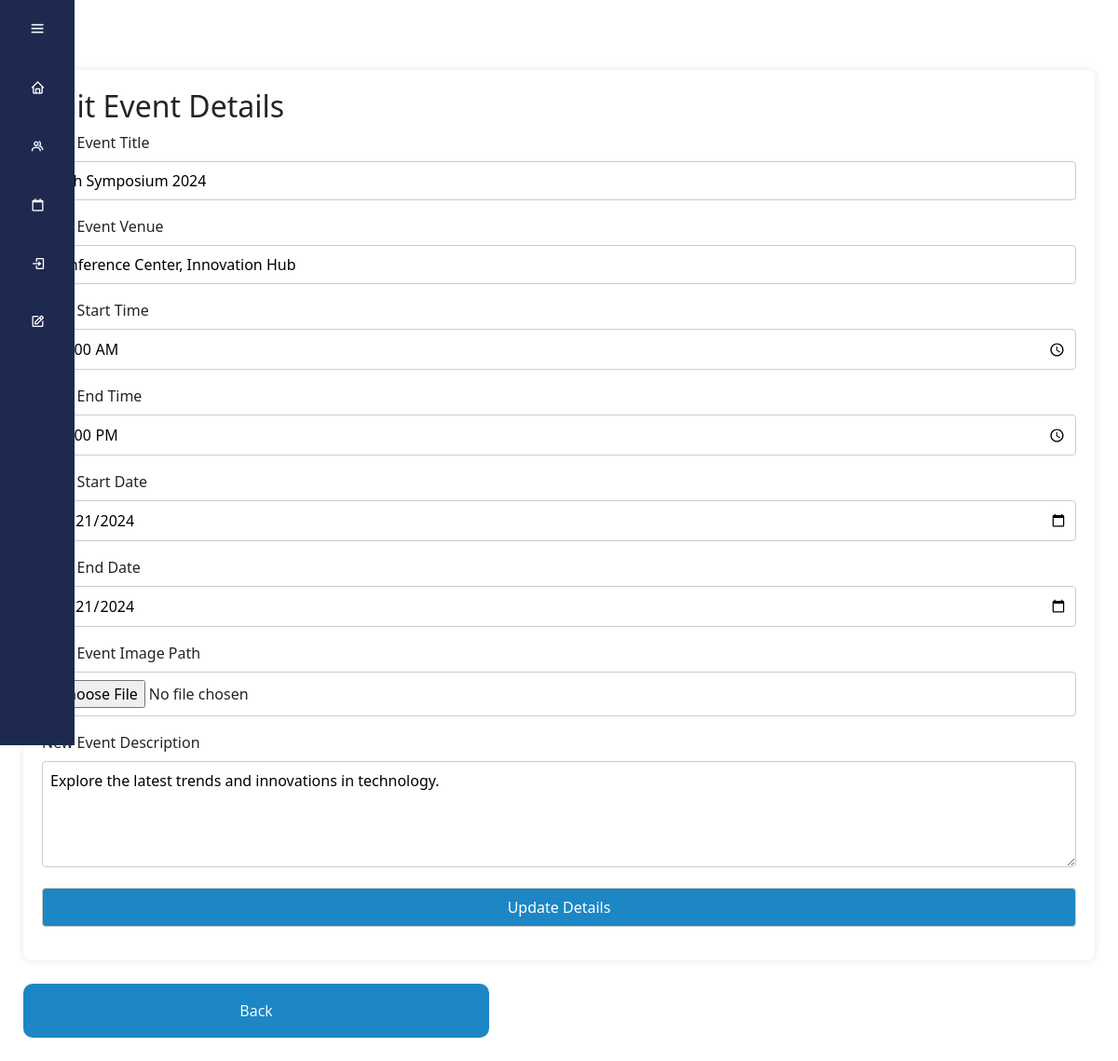
Screenshot of /Store/edit.php?id=17 with the database file from the repository.
### tables this page shows
CREATE TABLE `events` (
  `id` int(11) NOT NULL,
  `event_title` varchar(255) NOT NULL,
  `event_venue` varchar(255) NOT NULL,
  `start_time` time NOT NULL,
  `end_time` time NOT NULL,
  `start_date` date NOT NULL,
  `end_date` date NOT NULL,
  `event_image_path` varchar(255) DEFAULT NULL,
  `event_description` text NOT NULL,
  `club_id` int(11) NOT NULL,
  `user_id` int(11) DEFAULT NULL
);

### Store/edit.php (the view, shortened to what this page needs)
<?php
require_once('Part/db_controller.php');
require_once('Part/navbar.php');
if (isset($_GET['id']) && !empty($_GET['id'])) {
    $event_id = $_GET['id'];
    $sql = "SELECT * FROM events WHERE id = $event_id";
    $result = $conn->query($sql);
    if ($result->num_rows > 0) {
        $row = $result->fetch_assoc();
    } else {
        echo "Event not found";
    }
} else {
    echo "No event selected";
}
?>
<!DOCTYPE html>
<html lang="en">
<head>
    <link rel="stylesheet" href="style.css">
    <link rel="stylesheet" href="https://stackpath.bootstrapcdn.com/font-awesome/4.7.0/css/font-awesome.min.css">
</head>
<body>
    <div class="page-container">
        <form action="" method="post">
            <h2>Edit Event Details</h2>
            <label for="newEventTitle">New Event Title</label>
            <input type="text" id="newEventTitle" name="newEventTitle" value="<?php echo $row['event_title']; ?>">
            <label for="newEventVenue">New Event Venue</label>
            <input type="text" id="newEventVenue" name="newEventVenue" value="<?php echo $row['event_venue']; ?>">
            <label for="newStartTime">New Start Time</label>
            <input type="time" id="newStartTime" name="newStartTime" value="<?php echo $row['start_time']; ?>">
            <label for="newEndTime">New End Time</label>
            <input type="time" id="newEndTime" name="newEndTime" value="<?php echo $row['end_time']; ?>">
            <label for="newStartDate">New Start Date</label>
            <input type="date" id="newStartDate" name="newStartDate" value="<?php echo $row['start_date']; ?>">
            <label for="newEndDate">New End Date</label>
            <input type="date" id="newEndDate" name="newEndDate" value="<?php echo $row['end_date']; ?>">
            <label for="newEventImagePath">New Event Image Path</label>
            <input type="file" id="newEventImagePath" name="newEventImagePath">
            <label for="newEventDescription">New Event Description</label>
            <textarea id="newEventDescription" name="newEventDescription" rows="4"><?php echo $row['event_description']; ?></textarea>
            <input type="submit" value="Update Details">
        </form>
        <a href="event_single.php?id=<?php echo $event_id; ?>"><button class="btn">Back</button></a>
    </div>
</body>
</html>

### style.css (style rules this page uses)
* { margin: 0; padding: 0; box-sizing: border-box; font-family: 'Segoe UI', Tahoma, Geneva, Verdana, SansSerif; }
.page-container { max-width: 1300px; margin:auto; padding:25px }
.btn { padding: 15px 25px 15px 25px; border-radius: 10px; width: 500px; margin: auto; margin-top: 25px; background-color: #1D86C5; font-family: 'Open Sans', sans-serif; font-size: 16px; font-weight: 400; color: #fff; border: 2px solid #1D86C5; }
a { text-decoration: none; }
form { background-color: white; padding: 20px; margin-top:50px; border-radius: 8px; box-shadow: 0 0 10px rgba(0, 0, 0, 0.1); }
label { display: block; margin-bottom: 8px; }
input, textarea { width: 100%; padding: 8px; margin-bottom: 16px; box-sizing: border-box; border: 1px solid #ccc; border-radius: 4px; }
input[type="submit"] { background-color: #1D86C5; color: white; cursor: pointer; }
a:link { color: #1D294F; }

### Store/edit.php (style rules this page uses)
form { background-color: white; padding: 20px; margin-top:50px; border-radius: 8px; box-shadow: 0 0 10px rgba(0, 0, 0, 0.1); }
label { display: block; margin-bottom: 8px; }
input, textarea { width: 100%; padding: 8px; margin-bottom: 16px; box-sizing: border-box; border: 1px solid #ccc; border-radius: 4px; }
input[type="submit"] { background-color: #1D86C5; color: white; cursor: pointer; }

### rows the page displays
events: newEventTitle "Tech Symposium 2024", newEventVenue "Conference Center, Innovation Hub", newStartTime "09:00:00", newEndTime "17:00:00", newStartDate "12/21/2024", newEndDate "12/21/2024", newEventDescription "Explore the latest trends and innovations in technology."
